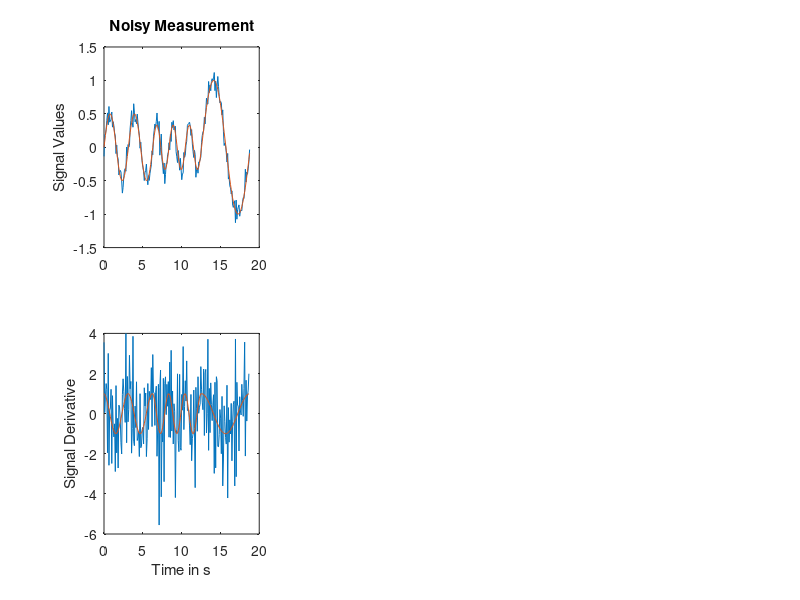

Here is the MATLAB script that generated this plot:
clearvars;
clear;
load("measurements.mat");

subplot(2, 3, 1);
plot(t, y_raw)
hold on
plot(t, y)
title("Noisy Measurement");
ylabel("Signal Values");

y_raw_df = diff(y_raw)./diff(t);
y_df = diff(y)./diff(t);

subplot(2, 3, 4);
plot(t(1:end-1), y_raw_df)
hold on
plot(t(1:end-1), y_df)
ylabel("Signal Derivative");
xlabel("Time in s");